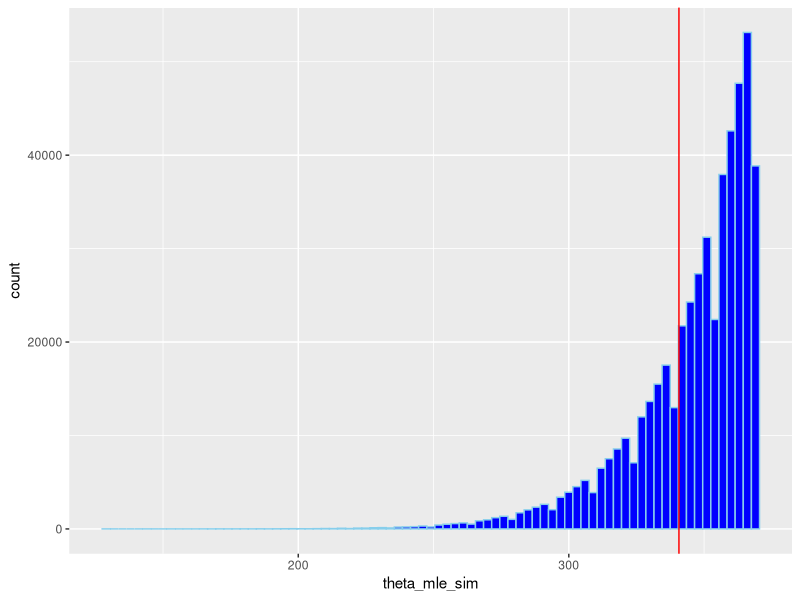
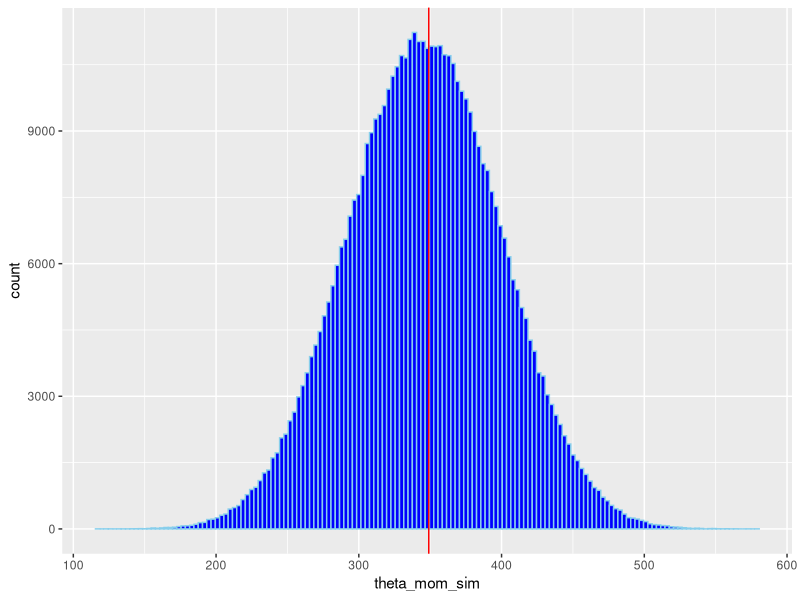
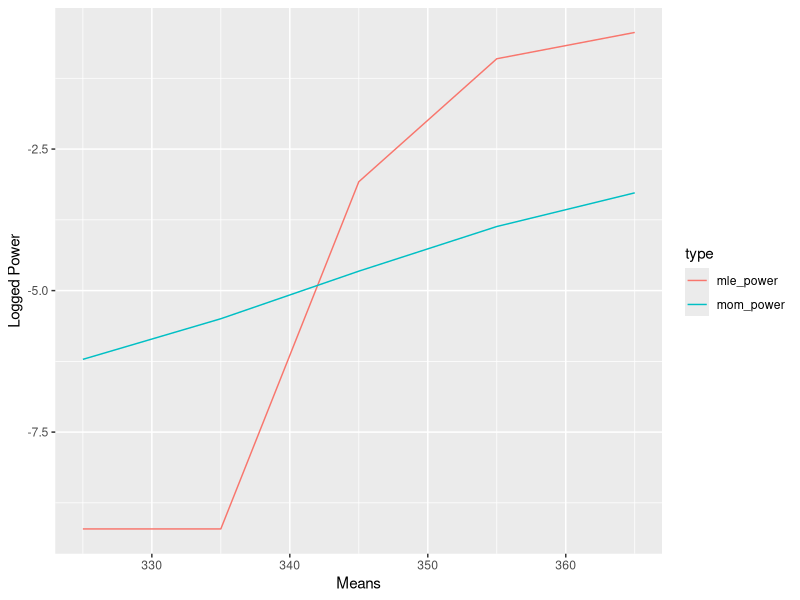

Write R code to recreate these figures, in order.
## ---- chunk 1
knitr::opts_chunk$set(echo = TRUE)

library(tidyverse)

serial <- c(47, 126, 285, 318, 142, 55, 231, 102, 
       164, 85, 242, 62, 289, 290)
## ---- chunk 2
theta_mle <- ceiling((15/14)*max(serial))

it <- 500000
theta_mle_sim <- rep(0, it)
x <- rep(0, 14)
for(i in 1:it){
  x <- ceiling(runif(14, 0, 345))
  theta_mle_sim[i] <-  (15/14)*max(x)
}

data <- data.frame(theta_mle_sim)

ggplot(data) +
  geom_histogram(aes(theta_mle_sim), binwidth = 3, col = "skyblue", fill = "blue") +
  geom_vline(aes(xintercept = (15/14)*max(serial)), col = "red")

p_value <- (sum(theta_mle_sim >= theta_mle)+1)/(it + 1)
p_value
## ---- chunk 3
theta_mom <- ceiling(2*mean(serial))

it <- 500000
theta_mom_sim <- rep(0, it)
x <- rep(0, 14)
for(i in 1:it){
  x <- ceiling(runif(14, 0, 345))
  theta_mom_sim[i] <-  2*mean(x)
}

data <- data.frame(theta_mom_sim)

ggplot(data) +
  geom_histogram(aes(theta_mom_sim), binwidth = 3, col = "skyblue", fill = "blue") +
  geom_vline(aes(xintercept = ceiling(2*mean(serial))), col = "red")

p_value <- (sum(theta_mom_sim >= theta_mom)+1)/(it + 1)
p_value
## ---- chunk 4
mom <- function(x){
  ceiling(2*mean(x))
}

mle <- function(x){
  ceiling((18/17)*max(x))
}

power <- function(true, funct){
  it <- 10000
  
  alpha <- .99
  
  #Distribution under the null
  h0_dist <- rep(0, it)
  for(i in 1:it){
    x <- ceiling(runif(17, 0, 345))
    h0_dist[i] <- funct(x) 
  }
  
  #True distribution
  true_dist <- rep(0, it)
  for(i in 1:it){
    x <- ceiling(runif(17, 0, true))
    true_dist[i] <- funct(x) 
  }
  
  #Calculate value 
  q <- quantile(h0_dist, probs = alpha)
  
  (sum(true_dist >= q) + 1)/(it+1)
  
}


mle_power <- c(power(325, mle), power(335, mle), power(345, mle), 
                power(355, mle), power(365, mle))

mom_power <- c(power(325, mom), power(335, mom), power(345, mom), 
                power(355, mom), power(365, mom))

diffs <- seq(325, 365, 10)

data <- data.frame(mle_power, mom_power, diffs)

data <- data %>%
  gather("type", "Value", 1:2)

#I graph logged values because of large divergence in values
ggplot(data, aes(x = diffs)) +
  geom_line(aes(y = log(Value), col = type)) +
  xlab("Means") +
  ylab("Logged Power")
